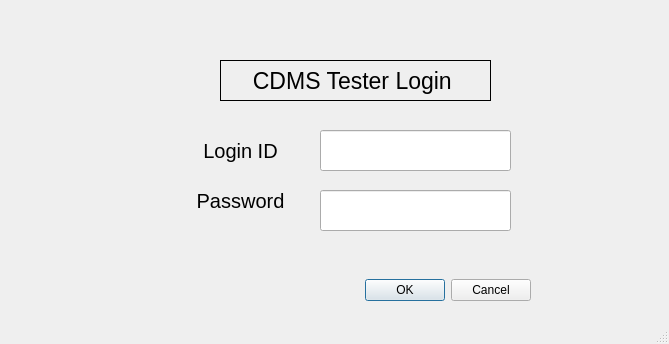
<?xml version="1.0" encoding="UTF-8"?>
<ui version="4.0">
 <class>MainWindow</class>
 <widget class="QMainWindow" name="MainWindow">
  <property name="geometry">
   <rect>
    <x>0</x>
    <y>0</y>
    <width>669</width>
    <height>344</height>
   </rect>
  </property>
  <property name="windowTitle">
   <string>MainWindow</string>
  </property>
  <widget class="QWidget" name="centralwidget">
   <widget class="QLabel" name="label_2">
    <property name="geometry">
     <rect>
      <x>190</x>
      <y>130</y>
      <width>101</width>
      <height>41</height>
     </rect>
    </property>
    <property name="font">
     <font>
      <pointsize>15</pointsize>
     </font>
    </property>
    <property name="frameShape">
     <enum>QFrame::NoFrame</enum>
    </property>
    <property name="frameShadow">
     <enum>QFrame::Plain</enum>
    </property>
    <property name="lineWidth">
     <number>1</number>
    </property>
    <property name="text">
     <string>Login ID</string>
    </property>
    <property name="textFormat">
     <enum>Qt::PlainText</enum>
    </property>
    <property name="alignment">
     <set>Qt::AlignCenter</set>
    </property>
   </widget>
   <widget class="QLabel" name="label_3">
    <property name="geometry">
     <rect>
      <x>180</x>
      <y>170</y>
      <width>121</width>
      <height>61</height>
     </rect>
    </property>
    <property name="font">
     <font>
      <pointsize>15</pointsize>
     </font>
    </property>
    <property name="frameShape">
     <enum>QFrame::NoFrame</enum>
    </property>
    <property name="frameShadow">
     <enum>QFrame::Plain</enum>
    </property>
    <property name="lineWidth">
     <number>1</number>
    </property>
    <property name="text">
     <string>Password</string>
    </property>
    <property name="textFormat">
     <enum>Qt::PlainText</enum>
    </property>
    <property name="alignment">
     <set>Qt::AlignCenter</set>
    </property>
   </widget>
   <widget class="QLabel" name="label">
    <property name="geometry">
     <rect>
      <x>220</x>
      <y>60</y>
      <width>271</width>
      <height>41</height>
     </rect>
    </property>
    <property name="font">
     <font>
      <pointsize>17</pointsize>
     </font>
    </property>
    <property name="frameShape">
     <enum>QFrame::Panel</enum>
    </property>
    <property name="frameShadow">
     <enum>QFrame::Plain</enum>
    </property>
    <property name="lineWidth">
     <number>1</number>
    </property>
    <property name="text">
     <string>CDMS Tester Login </string>
    </property>
    <property name="textFormat">
     <enum>Qt::PlainText</enum>
    </property>
    <property name="alignment">
     <set>Qt::AlignCenter</set>
    </property>
   </widget>
   <widget class="QLineEdit" name="lineEdit_2">
    <property name="geometry">
     <rect>
      <x>320</x>
      <y>190</y>
      <width>191</width>
      <height>41</height>
     </rect>
    </property>
   </widget>
   <widget class="QLineEdit" name="lineEdit">
    <property name="geometry">
     <rect>
      <x>320</x>
      <y>130</y>
      <width>191</width>
      <height>41</height>
     </rect>
    </property>
   </widget>
   <widget class="QDialogButtonBox" name="buttonBox">
    <property name="geometry">
     <rect>
      <x>190</x>
      <y>270</y>
      <width>341</width>
      <height>41</height>
     </rect>
    </property>
    <property name="orientation">
     <enum>Qt::Horizontal</enum>
    </property>
    <property name="standardButtons">
     <set>QDialogButtonBox::Cancel|QDialogButtonBox::Ok</set>
    </property>
   </widget>
  </widget>
  <widget class="QStatusBar" name="statusbar"/>
 </widget>
 <resources/>
 <connections/>
</ui>
